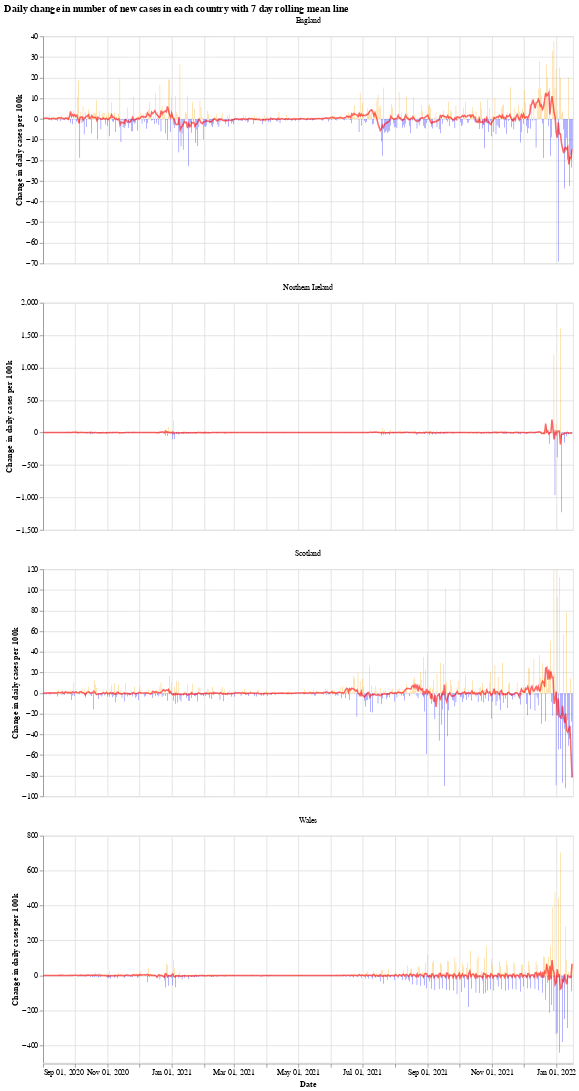

Notebook code cell kept with this figure:
### Markdown cell above
We will use the Python library `Altair` for visualising the data, see the [altair docs](https://altair-viz.github.io/) for more information.

First we have a graph which shows the daily change in the number of new cases for each country. This number jumps up and down all over the place, which is likely due to delay in reporting of new cases over the weekend. Another interesting thing is that it looks like the daily cases in Wales experienced a much shorter period of calm over the summer (calm in the sense of daily cases not jumping up and down).

The orange bars are days when the number of new cases (per 100k population) was more than the previous day, while the blue are days when the number of new cases dropped. The red line is the 7 day moving average. 

When the moving average line is below 0, it means that there is a consistent drop in new cases. We can see this clearly happening around the times that lockdowns were introduced (though, to varying degrees). I will update the graphs soon with a marker of when each lockdown started.

### Code cell
# collapse
import altair as alt

bars = alt.Chart(uk_cases).mark_bar().encode(
    x=alt.X("yearmonthdate(date):T", axis=alt.Axis(title='Date')),
    y=alt.Y("casesChangeRate:Q", axis=alt.Axis(title='Change in daily cases per 100k')),
    tooltip='casesChange',
    color=alt.condition(
        alt.datum.casesChangeRate > 0,
        alt.value("orange"),  # The positive color
        alt.value("blue")  # The negative color
    )
).properties(title='Daily change in number of new cases with 7 day rolling mean',width=700).interactive()

line = alt.Chart(uk_cases).mark_line(
    color='red',
    size=2,
    opacity=0.6
).transform_window(
    rolling_mean='mean(casesChangeRate)',
    frame=[0, 7],
    groupby=['areaName']
).encode(
    x='yearmonthdate(date):T',
    y='rolling_mean:Q'
)

alt.layer(bars, line, data=uk_cases).facet(alt.Column(
    'areaName', title=''), columns=1).resolve_scale(y='independent').properties(title='Daily change in number of new cases in each country with 7 day rolling mean line')

### Figure 1 — Vega-Lite specification as saved in the notebook (floating-point values rounded to 4 significant figures; data arrays with more than 128 entries replaced by an {"elided": "..."} marker saying what was removed)
{"config": {"view": {"continuousWidth": 400, "continuousHeight": 300}}, "data": {"name": "data-46a06943ae9246d40ee1d3dc0e18bfe9"}, "facet": {"type": "nominal", "field": "areaName", "title": ""}, "spec": {"layer": [{"mark": "bar", "encoding": {"color": {"condition": {"value": "orange", "test": "(datum.casesChangeRate > 0)"}, "value": "blue"}, "tooltip": {"type": "quantitative", "field": "casesChange"}, "x": {"type": "temporal", "axis": {"title": "Date"}, "field": "date", "timeUnit": "yearmonthdate"}, "y": {"type": "quantitative", "axis": {"title": "Change in daily cases per 100k"}, "field": "casesChangeRate"}}, "selection": {"selector001": {"type": "interval", "bind": "scales", "encodings": ["x", "y"]}}, "title": "Daily change in number of new cases with 7 day rolling mean", "width": 700}, {"mark": {"type": "line", "color": "red", "opacity": 0.6, "size": 2}, "encoding": {"x": {"type": "temporal", "field": "date", "timeUnit": "yearmonthdate"}, "y": {"type": "quantitative", "field": "rolling_mean"}}, "transform": [{"window": [{"op": "mean", "field": "casesChangeRate", "as": "rolling_mean"}], "frame": [0, 7], "groupby": ["areaName"]}]}]}, "columns": 1, "resolve": {"scale": {"y": "independent"}}, "title": "Daily change in number of new cases in each country with 7 day rolling mean line", "$schema": "https://vega.github.io/schema/vega-lite/v4.8.1.json", "datasets": {"data-46a06943ae9246d40ee1d3dc0e18bfe9": {"elided": "2012 records"}}}
